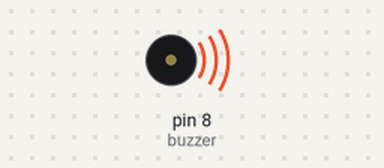
Simulated run of this sketch. Board: Arduino Uno, built with avr-gcc and run on an emulated ATmega328P. On the bench: buzzer (waves = sounding, pin HIGH).

Above: at 0.5 s.
At 6.0 s:
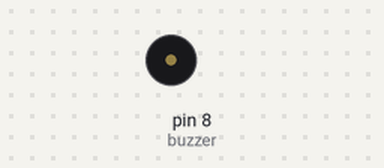
Timing chart, 0 to 14.3 s (numbered marks = the images above):
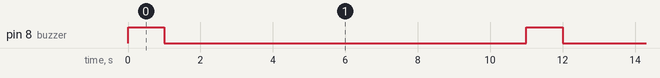

The sketch:

buzzer.ino
```cpp
#define buzzer 8


void setup() {
  pinMode(buzzer, OUTPUT);
}


void loop(){

  digitalWrite(8,1);
  delay(1000);
  digitalWrite(buzzer, LOW);
  delay(10000);

}
```

Measured:
- by itself, pin 8 (buzzer): alternates HIGH for 1.0 s and LOW for 10.0 s
